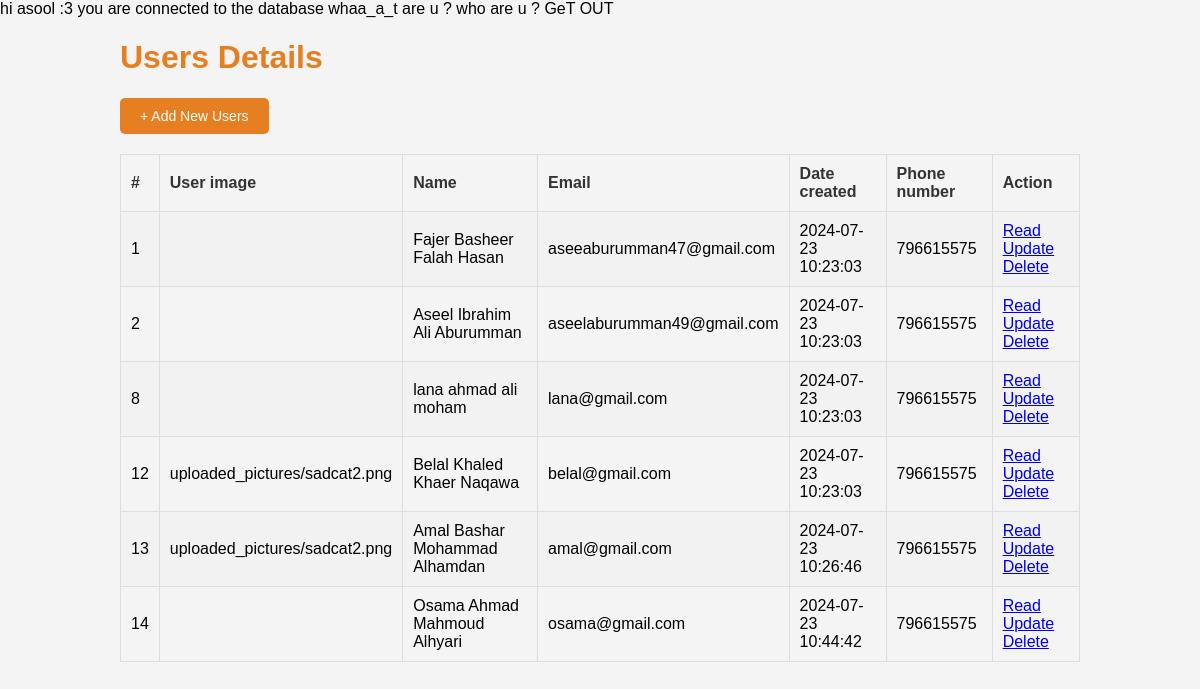
The app's page /admin_page.php with its own data.
### tables this page shows
CREATE TABLE `users` (
  `users_id` int(11) NOT NULL,
  `Full_name` varchar(100) NOT NULL,
  `email` varchar(100) NOT NULL,
  `mobile` int(20) DEFAULT NULL,
  `password` varchar(255) NOT NULL,
  `role_id` int(200) DEFAULT NULL,
  `profile_picture` longblob DEFAULT NULL,
  `Date_created` timestamp NOT NULL DEFAULT current_timestamp()
);

### admin_page.php (the view, shortened to what this page needs)
<?php
include 'confeg.php';
if ($_SESSION['role_id'] == null) {
    echo "whaa_a_t are u ? who are u ? GeT OUT";
} elseif ($_SESSION['role_id'] == 1) {
    header("Location: user_page.php");
} elseif ($_SESSION['role_id'] == 2) {
    echo "hi   ", "<br />";
    echo "User name:", $_SESSION['Full_name'], "<br />";
    echo "User role:", $_SESSION['role_id'], "<br />";
}
$sql = "SELECT * FROM users";
$result = $conn->query($sql);
?>
<!DOCTYPE html>
<html lang="en">
<head>
</head>
<body>
    <div class="container">
        <h1>Users Details</h1>
        <a href="create.php" class="btn">+ Add New Users</a>
        <table>
            <tr>
                <th>#</th>
                <th>User image</th>
                <th>Name</th>
                <th>Email</th>
                <th>Date created</th>
                <th>Phone number</th>
                <th>Action</th>
            </tr>
            <?php while ($row = $result->fetch_assoc()) { ?>
                <tr>
                    <td><?php echo $row['users_id']; ?></td>
                    <td><?php echo $row['profile_picture']; ?></td>
                    <td><?php echo $row['Full_name']; ?></td>
                    <td><?php echo $row['email']; ?></td>
                    <td><?php echo $row['Date_created']; ?></td>
                    <td><?php echo $row['mobile']; ?></td>
                    <td>
                        <a href="read.php?id=<?php echo $row['users_id']; ?>">Read</a>
                        <a href="update.php?id=<?php echo $row['users_id']; ?>">Update</a>
                        <a href="delete.php?id=<?php echo $row['users_id']; ?>">Delete</a>
                    </td>
                </tr>
            <?php } ?>
        </table>
    </div>
</body>
</html>

### admin_page.php (style rules this page uses)
body { font-family: Arial, sans-serif; margin: 0; padding: 0; background-color: #f4f4f4; }
.container { width: 80%; margin: auto; overflow: hidden; }
h1 { color: #e67e22; }
table { width: 100%; margin-top: 20px; border-collapse: collapse; }
table, th, td { border: 1px solid #ddd; }
th, td { padding: 10px; text-align: left; }
th { background-color: #f4f4f4; color: #333; }
tr:nth-child(even) { background-color: #f2f2f2; }
.btn { display: inline-block; padding: 10px 20px; font-size: 14px; color: #fff; background-color: #e67e22; text-decoration: none; border-radius: 5px; }

### records on screen
users: users_id "1", Full_name "Fajer Basheer Falah Hasan", email "aseeaburumman47@gmail.com", Date_created "2024-07-23 10:23:03", mobile "796615575"
users: users_id "2", Full_name "Aseel Ibrahim Ali Aburumman", email "aseelaburumman49@gmail.com", Date_created "2024-07-23 10:23:03", mobile "796615575"
users: users_id "8", Full_name "lana ahmad ali moham", email "lana@gmail.com", Date_created "2024-07-23 10:23:03", mobile "796615575"
users: users_id "12", profile_picture "uploaded_pictures/sadcat2.png", Full_name "Belal Khaled Khaer Naqawa", email "belal@gmail.com", Date_created "2024-07-23 10:23:03", mobile "796615575"
users: users_id "13", profile_picture "uploaded_pictures/sadcat2.png", Full_name "Amal Bashar Mohammad Alhamdan", email "amal@gmail.com", Date_created "2024-07-23 10:26:46", mobile "796615575"
users: users_id "14", Full_name "Osama Ahmad Mahmoud Alhyari", email "osama@gmail.com", Date_created "2024-07-23 10:44:42", mobile "796615575"
